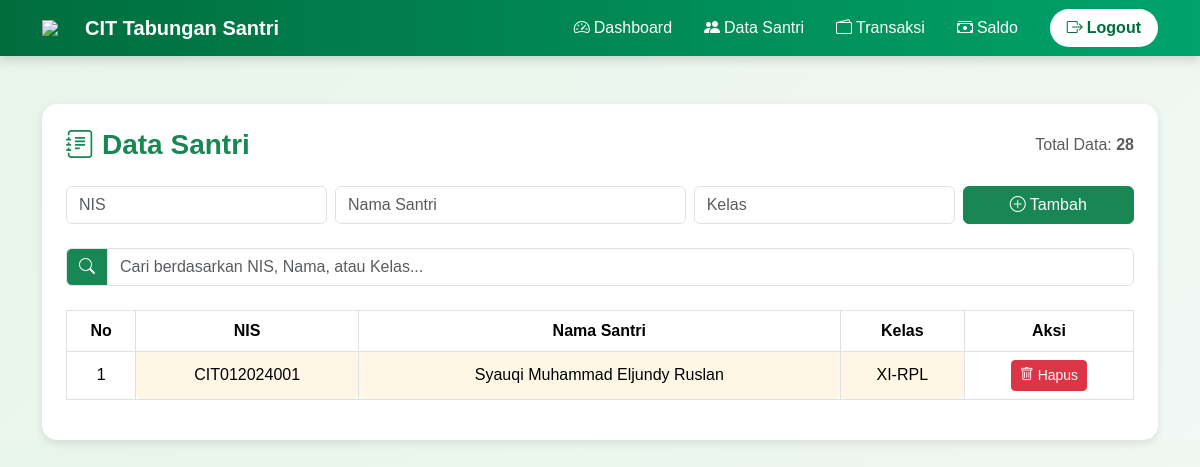
Screenshot of /santri.php?cari=CIT012024001 (signed in) with the database file from the repository.
### tables this page shows
CREATE TABLE `santri` (
  `id` int(11) NOT NULL,
  `nis` varchar(20) NOT NULL,
  `nama` varchar(100) DEFAULT NULL,
  `kelas` varchar(50) DEFAULT NULL
);

### santri.php (the view, shortened to what this page needs)
<?php
include "koneksi.php";
$where = "";
if (!empty($_GET['cari'])) {
    $keyword = mysqli_real_escape_string($koneksi, $_GET['cari']);
    $where = "WHERE nis LIKE '%$keyword%' OR nama LIKE '%$keyword%' OR kelas LIKE '%$keyword%'";
}
?>
<!DOCTYPE html>
<html lang="id">
<head>
  <link rel="stylesheet" href="https://cdn.jsdelivr.net/npm/bootstrap@5.3.3/dist/css/bootstrap.min.css">
  <link rel="stylesheet" href="https://cdn.jsdelivr.net/npm/bootstrap-icons@1.11.3/font/bootstrap-icons.min.css">
</head>
<body>
<nav class="navbar navbar-expand-lg navbar-dark sticky-top">
  <div class="container">
    <a class="navbar-brand d-flex align-items-center fw-bold" href="dashboard.php">
      <img src="https://cdn-icons-png.flaticon.com/512/3135/3135755.png" width="35" class="me-2">
      <span>CIT Tabungan Santri</span>
    </a>
    <div class="collapse navbar-collapse justify-content-end" id="navbarCIT">
      <ul class="navbar-nav align-items-lg-center">
        <li class="nav-item mx-2"><a class="nav-link" href="dashboard.php"><i class="bi bi-speedometer2 me-1"></i>Dashboard</a></li>
        <li class="nav-item mx-2"><a class="nav-link active" href="santri.php"><i class="bi bi-people-fill me-1"></i>Data Santri</a></li>
        <li class="nav-item mx-2"><a class="nav-link" href="transaksi.php"><i class="bi bi-wallet2 me-1"></i>Transaksi</a></li>
        <li class="nav-item mx-2"><a class="nav-link" href="saldo.php"><i class="bi bi-cash-stack me-1"></i>Saldo</a></li>
        <li class="nav-item ms-lg-3 mt-2 mt-lg-0">
          <a href="logout.php" class="btn btn-logout px-3"><i class="bi bi-box-arrow-right me-1"></i>Logout</a>
        </li>
      </ul>
    </div>
  </div>
</nav>
<div class="container mt-5 fade-in">
  <div class="card p-4">
    <div class="d-flex flex-wrap justify-content-between align-items-center mb-3">
      <h3 class="text-success fw-bold mb-2"><i class="bi bi-journal-text me-2"></i>Data Santri</h3>
      <?php
      $total = mysqli_fetch_array(mysqli_query($koneksi, "SELECT COUNT(*) AS total FROM santri"))['total'];
      ?>
      <span class="text-muted mb-2">Total Data: <b><?= $total ?></b></span>
    </div>
    <form method="POST" class="row g-2 mb-4">
      <div class="col-md-3"><input name="nis" class="form-control" placeholder="NIS" required></div>
      <div class="col-md-4"><input name="nama" class="form-control" placeholder="Nama Santri" required></div>
      <div class="col-md-3"><input name="kelas" class="form-control" placeholder="Kelas" required></div>
      <div class="col-md-2"><button class="btn btn-success w-100" name="tambah"><i class="bi bi-plus-circle me-1"></i>Tambah</button></div>
    </form>
    <div class="input-group mb-4">
      <span class="input-group-text bg-success text-white"><i class="bi bi-search"></i></span>
      <input type="text" id="searchInput" class="form-control" placeholder="Cari berdasarkan NIS, Nama, atau Kelas...">
    </div>
    <div id="tableContainer" class="table-responsive">
      <table class="table table-bordered align-middle text-center">
        <thead>
          <tr>
            <th>No</th>
            <th>NIS</th>
            <th>Nama Santri</th>
            <th>Kelas</th>
            <th>Aksi</th>
          </tr>
        </thead>
        <tbody id="santriData">
          <?php
          $no=1;
          $data = mysqli_query($koneksi, "SELECT * FROM santri $where ORDER BY id DESC");
          while($d=mysqli_fetch_array($data)){
            echo "<tr data-id='$d[id]'>
              <td>$no</td>
              <td contenteditable='true' data-field='nis'>$d[nis]</td>
              <td contenteditable='true' data-field='nama'>$d[nama]</td>
              <td contenteditable='true' data-field='kelas'>$d[kelas]</td>
              <td><button class='btn btn-danger btn-sm' onclick='hapusData($d[id])'><i class=\"bi bi-trash\"></i> Hapus</button></td>
            </tr>";
            $no++;
          }
          ?>
        </tbody>
      </table>
    </div>
  </div>
</div>
</body>
</html>

### santri.php (style rules this page uses)
body { background: linear-gradient(135deg, #e8f5e9, #f1f8f5); font-family: 'Poppins', sans-serif; }
.navbar { background: linear-gradient(90deg, #006d3d, #00a36c); box-shadow: 0 4px 10px rgba(0,0,0,0.15); }
.navbar .nav-link { color: #fff !important; font-weight: 500; transition: all 0.3s; }
.btn-logout { background: #fff; color: #006d3d; font-weight: bold; border-radius: 50px; transition: all 0.3s; }
.card { border: none; border-radius: 15px; box-shadow: 0 3px 8px rgba(0,0,0,0.1); transition: 0.3s; }
.table thead { background: linear-gradient(90deg, #198754, #43c27e); color: white; }
td[contenteditable="true"] { background: #fff7e6; border-radius: 5px; }
.fade-in { animation: fadeIn 0.6s ease-in-out; }

### rows the page displays
santri: nis "CIT012024001", nama "Syauqi Muhammad Eljundy Ruslan", kelas "XI-RPL"

### other values shown
$total "28"
